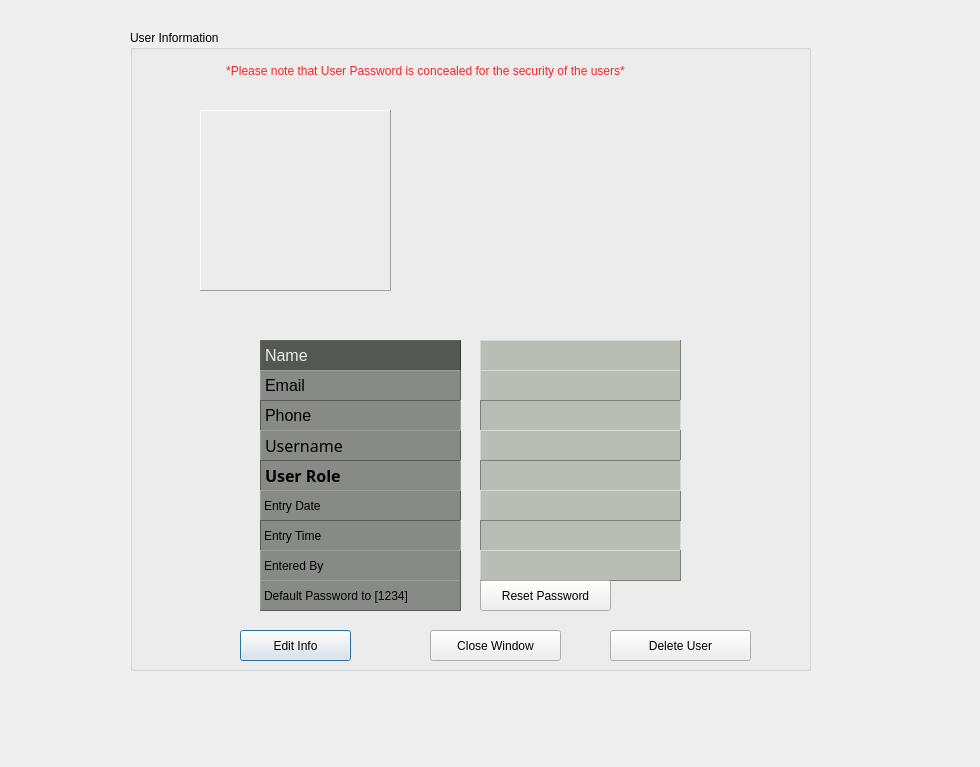
<?xml version="1.0" encoding="UTF-8"?>
<ui version="4.0">
 <class>ViewUser</class>
 <widget class="QDialog" name="ViewUser">
  <property name="geometry">
   <rect>
    <x>0</x>
    <y>0</y>
    <width>980</width>
    <height>767</height>
   </rect>
  </property>
  <property name="windowTitle">
   <string>Dialog</string>
  </property>
  <widget class="QGroupBox" name="groupBox">
   <property name="geometry">
    <rect>
     <x>130</x>
     <y>30</y>
     <width>681</width>
     <height>641</height>
    </rect>
   </property>
   <property name="title">
    <string>User Information</string>
   </property>
   <widget class="QLabel" name="lbl_first_name">
    <property name="geometry">
     <rect>
      <x>130</x>
      <y>310</y>
      <width>201</width>
      <height>31</height>
     </rect>
    </property>
    <property name="font">
     <font>
      <pointsize>12</pointsize>
     </font>
    </property>
    <property name="styleSheet">
     <string notr="true">background-color: rgb(85, 87, 83);
color: rgb(238, 238, 236);</string>
    </property>
    <property name="frameShape">
     <enum>QFrame::Panel</enum>
    </property>
    <property name="frameShadow">
     <enum>QFrame::Raised</enum>
    </property>
    <property name="text">
     <string>Name</string>
    </property>
   </widget>
   <widget class="QLabel" name="lbl_email">
    <property name="geometry">
     <rect>
      <x>130</x>
      <y>340</y>
      <width>201</width>
      <height>31</height>
     </rect>
    </property>
    <property name="font">
     <font>
      <pointsize>12</pointsize>
     </font>
    </property>
    <property name="styleSheet">
     <string notr="true">background-color: rgb(136, 138, 133);</string>
    </property>
    <property name="frameShape">
     <enum>QFrame::Panel</enum>
    </property>
    <property name="frameShadow">
     <enum>QFrame::Raised</enum>
    </property>
    <property name="text">
     <string>Email</string>
    </property>
   </widget>
   <widget class="QLabel" name="lbl_date">
    <property name="geometry">
     <rect>
      <x>130</x>
      <y>460</y>
      <width>201</width>
      <height>31</height>
     </rect>
    </property>
    <property name="styleSheet">
     <string notr="true">background-color: rgb(136, 138, 133);</string>
    </property>
    <property name="frameShape">
     <enum>QFrame::Panel</enum>
    </property>
    <property name="frameShadow">
     <enum>QFrame::Raised</enum>
    </property>
    <property name="text">
     <string>Entry Date</string>
    </property>
   </widget>
   <widget class="QLabel" name="lbl_username">
    <property name="geometry">
     <rect>
      <x>130</x>
      <y>400</y>
      <width>201</width>
      <height>31</height>
     </rect>
    </property>
    <property name="font">
     <font>
      <family>Vemana2000</family>
      <pointsize>12</pointsize>
     </font>
    </property>
    <property name="styleSheet">
     <string notr="true">background-color: rgb(136, 138, 133);</string>
    </property>
    <property name="frameShape">
     <enum>QFrame::Panel</enum>
    </property>
    <property name="frameShadow">
     <enum>QFrame::Raised</enum>
    </property>
    <property name="text">
     <string>Username</string>
    </property>
   </widget>
   <widget class="QLabel" name="lbl_phone">
    <property name="geometry">
     <rect>
      <x>130</x>
      <y>370</y>
      <width>201</width>
      <height>31</height>
     </rect>
    </property>
    <property name="font">
     <font>
      <pointsize>12</pointsize>
     </font>
    </property>
    <property name="styleSheet">
     <string notr="true">background-color: rgb(136, 138, 133);</string>
    </property>
    <property name="frameShape">
     <enum>QFrame::Panel</enum>
    </property>
    <property name="frameShadow">
     <enum>QFrame::Sunken</enum>
    </property>
    <property name="text">
     <string>Phone</string>
    </property>
   </widget>
   <widget class="QLabel" name="lbl_admin">
    <property name="geometry">
     <rect>
      <x>130</x>
      <y>520</y>
      <width>201</width>
      <height>31</height>
     </rect>
    </property>
    <property name="styleSheet">
     <string notr="true">background-color: rgb(136, 138, 133);</string>
    </property>
    <property name="frameShape">
     <enum>QFrame::Panel</enum>
    </property>
    <property name="frameShadow">
     <enum>QFrame::Raised</enum>
    </property>
    <property name="text">
     <string>Entered By</string>
    </property>
   </widget>
   <widget class="QPushButton" name="btnEditUser">
    <property name="geometry">
     <rect>
      <x>110</x>
      <y>600</y>
      <width>111</width>
      <height>31</height>
     </rect>
    </property>
    <property name="text">
     <string>Edit Info</string>
    </property>
    <property name="icon">
     <iconset resource="resources.qrc">
      <normaloff>:/resources/icons/edit-icon.png</normaloff>:/resources/icons/edit-icon.png</iconset>
    </property>
    <property name="iconSize">
     <size>
      <width>24</width>
      <height>24</height>
     </size>
    </property>
   </widget>
   <widget class="QPushButton" name="btn_close_view">
    <property name="geometry">
     <rect>
      <x>300</x>
      <y>600</y>
      <width>131</width>
      <height>31</height>
     </rect>
    </property>
    <property name="text">
     <string>Close Window</string>
    </property>
    <property name="icon">
     <iconset resource="resources.qrc">
      <normaloff>:/resources/icons/signs (3).png</normaloff>:/resources/icons/signs (3).png</iconset>
    </property>
    <property name="iconSize">
     <size>
      <width>24</width>
      <height>24</height>
     </size>
    </property>
   </widget>
   <widget class="QLabel" name="lbl_time">
    <property name="geometry">
     <rect>
      <x>130</x>
      <y>490</y>
      <width>201</width>
      <height>31</height>
     </rect>
    </property>
    <property name="styleSheet">
     <string notr="true">background-color: rgb(136, 138, 133);</string>
    </property>
    <property name="frameShape">
     <enum>QFrame::Panel</enum>
    </property>
    <property name="frameShadow">
     <enum>QFrame::Sunken</enum>
    </property>
    <property name="text">
     <string>Entry Time</string>
    </property>
   </widget>
   <widget class="QLabel" name="lbl_avatar">
    <property name="geometry">
     <rect>
      <x>70</x>
      <y>80</y>
      <width>191</width>
      <height>181</height>
     </rect>
    </property>
    <property name="styleSheet">
     <string notr="true"/>
    </property>
    <property name="frameShape">
     <enum>QFrame::Panel</enum>
    </property>
    <property name="frameShadow">
     <enum>QFrame::Raised</enum>
    </property>
    <property name="text">
     <string/>
    </property>
   </widget>
   <widget class="QLabel" name="label_11">
    <property name="geometry">
     <rect>
      <x>10</x>
      <y>30</y>
      <width>571</width>
      <height>21</height>
     </rect>
    </property>
    <property name="styleSheet">
     <string notr="true">font: 57 11pt &quot;Ubuntu&quot;;
color: rgb(239, 41, 41);
</string>
    </property>
    <property name="text">
     <string>*Please note that User Password is concealed for the security of the users*</string>
    </property>
    <property name="alignment">
     <set>Qt::AlignCenter</set>
    </property>
   </widget>
   <widget class="QLabel" name="view_name">
    <property name="geometry">
     <rect>
      <x>350</x>
      <y>310</y>
      <width>201</width>
      <height>31</height>
     </rect>
    </property>
    <property name="styleSheet">
     <string notr="true">background-color: rgb(186, 189, 182);</string>
    </property>
    <property name="frameShape">
     <enum>QFrame::Panel</enum>
    </property>
    <property name="frameShadow">
     <enum>QFrame::Raised</enum>
    </property>
    <property name="text">
     <string/>
    </property>
   </widget>
   <widget class="QLabel" name="view_email">
    <property name="geometry">
     <rect>
      <x>350</x>
      <y>340</y>
      <width>201</width>
      <height>31</height>
     </rect>
    </property>
    <property name="styleSheet">
     <string notr="true">background-color: rgb(186, 189, 182);</string>
    </property>
    <property name="frameShape">
     <enum>QFrame::Panel</enum>
    </property>
    <property name="frameShadow">
     <enum>QFrame::Raised</enum>
    </property>
    <property name="text">
     <string/>
    </property>
   </widget>
   <widget class="QLabel" name="view_phone">
    <property name="geometry">
     <rect>
      <x>350</x>
      <y>370</y>
      <width>201</width>
      <height>31</height>
     </rect>
    </property>
    <property name="styleSheet">
     <string notr="true">background-color: rgb(186, 189, 182);</string>
    </property>
    <property name="frameShape">
     <enum>QFrame::Panel</enum>
    </property>
    <property name="frameShadow">
     <enum>QFrame::Sunken</enum>
    </property>
    <property name="text">
     <string/>
    </property>
   </widget>
   <widget class="QLabel" name="view_time">
    <property name="geometry">
     <rect>
      <x>350</x>
      <y>490</y>
      <width>201</width>
      <height>31</height>
     </rect>
    </property>
    <property name="styleSheet">
     <string notr="true">background-color: rgb(186, 189, 182);</string>
    </property>
    <property name="frameShape">
     <enum>QFrame::Panel</enum>
    </property>
    <property name="frameShadow">
     <enum>QFrame::Sunken</enum>
    </property>
    <property name="text">
     <string/>
    </property>
   </widget>
   <widget class="QLabel" name="view_username">
    <property name="geometry">
     <rect>
      <x>350</x>
      <y>400</y>
      <width>201</width>
      <height>31</height>
     </rect>
    </property>
    <property name="styleSheet">
     <string notr="true">background-color: rgb(186, 189, 182);</string>
    </property>
    <property name="frameShape">
     <enum>QFrame::Panel</enum>
    </property>
    <property name="frameShadow">
     <enum>QFrame::Raised</enum>
    </property>
    <property name="text">
     <string/>
    </property>
   </widget>
   <widget class="QLabel" name="view_admin">
    <property name="geometry">
     <rect>
      <x>350</x>
      <y>520</y>
      <width>201</width>
      <height>31</height>
     </rect>
    </property>
    <property name="styleSheet">
     <string notr="true">background-color: rgb(186, 189, 182);</string>
    </property>
    <property name="frameShape">
     <enum>QFrame::Panel</enum>
    </property>
    <property name="frameShadow">
     <enum>QFrame::Raised</enum>
    </property>
    <property name="text">
     <string/>
    </property>
   </widget>
   <widget class="QLabel" name="view_date">
    <property name="geometry">
     <rect>
      <x>350</x>
      <y>460</y>
      <width>201</width>
      <height>31</height>
     </rect>
    </property>
    <property name="styleSheet">
     <string notr="true">background-color: rgb(186, 189, 182);</string>
    </property>
    <property name="frameShape">
     <enum>QFrame::Panel</enum>
    </property>
    <property name="frameShadow">
     <enum>QFrame::Raised</enum>
    </property>
    <property name="text">
     <string/>
    </property>
   </widget>
   <widget class="QLabel" name="view_user_role">
    <property name="geometry">
     <rect>
      <x>350</x>
      <y>430</y>
      <width>201</width>
      <height>31</height>
     </rect>
    </property>
    <property name="styleSheet">
     <string notr="true">background-color: rgb(186, 189, 182);</string>
    </property>
    <property name="frameShape">
     <enum>QFrame::Panel</enum>
    </property>
    <property name="frameShadow">
     <enum>QFrame::Sunken</enum>
    </property>
    <property name="text">
     <string/>
    </property>
   </widget>
   <widget class="QLabel" name="lbl_username_2">
    <property name="geometry">
     <rect>
      <x>130</x>
      <y>430</y>
      <width>201</width>
      <height>31</height>
     </rect>
    </property>
    <property name="font">
     <font>
      <family>Umpush</family>
      <pointsize>12</pointsize>
      <weight>75</weight>
      <bold>true</bold>
     </font>
    </property>
    <property name="styleSheet">
     <string notr="true">background-color: rgb(136, 138, 133);</string>
    </property>
    <property name="frameShape">
     <enum>QFrame::Panel</enum>
    </property>
    <property name="frameShadow">
     <enum>QFrame::Sunken</enum>
    </property>
    <property name="text">
     <string>User Role</string>
    </property>
   </widget>
   <widget class="QPushButton" name="btnDeleteUser">
    <property name="geometry">
     <rect>
      <x>480</x>
      <y>600</y>
      <width>141</width>
      <height>31</height>
     </rect>
    </property>
    <property name="text">
     <string>Delete User</string>
    </property>
    <property name="icon">
     <iconset resource="resources.qrc">
      <normaloff>:/resources/icons/icons8-delete-bin-96.png</normaloff>:/resources/icons/icons8-delete-bin-96.png</iconset>
    </property>
    <property name="iconSize">
     <size>
      <width>24</width>
      <height>24</height>
     </size>
    </property>
   </widget>
   <widget class="QPushButton" name="btnResetPassword">
    <property name="geometry">
     <rect>
      <x>350</x>
      <y>550</y>
      <width>131</width>
      <height>31</height>
     </rect>
    </property>
    <property name="text">
     <string>Reset Password</string>
    </property>
    <property name="icon">
     <iconset resource="resources.qrc">
      <normaloff>:/resources/icons/edit-icon.png</normaloff>:/resources/icons/edit-icon.png</iconset>
    </property>
    <property name="iconSize">
     <size>
      <width>24</width>
      <height>24</height>
     </size>
    </property>
   </widget>
   <widget class="QLabel" name="lbl_admin_2">
    <property name="geometry">
     <rect>
      <x>130</x>
      <y>550</y>
      <width>201</width>
      <height>31</height>
     </rect>
    </property>
    <property name="styleSheet">
     <string notr="true">background-color: rgb(136, 138, 133);</string>
    </property>
    <property name="frameShape">
     <enum>QFrame::Panel</enum>
    </property>
    <property name="frameShadow">
     <enum>QFrame::Raised</enum>
    </property>
    <property name="text">
     <string>Default Password to [1234]</string>
    </property>
   </widget>
  </widget>
  <widget class="QLabel" name="label">
   <property name="geometry">
    <rect>
     <x>0</x>
     <y>30</y>
     <width>101</width>
     <height>101</height>
    </rect>
   </property>
   <property name="styleSheet">
    <string notr="true">border-image: url(:/resources/icons/Logo2.png);</string>
   </property>
   <property name="text">
    <string/>
   </property>
  </widget>
  <widget class="QLabel" name="label_2">
   <property name="geometry">
    <rect>
     <x>0</x>
     <y>0</y>
     <width>981</width>
     <height>761</height>
    </rect>
   </property>
   <property name="styleSheet">
    <string notr="true">border-image: url(:/resources/background/picklit.jpg);</string>
   </property>
   <property name="text">
    <string/>
   </property>
  </widget>
  <zorder>label_2</zorder>
  <zorder>groupBox</zorder>
  <zorder>label</zorder>
 </widget>
 <resources>
  <include location="resources.qrc"/>
 </resources>
 <connections/>
</ui>
